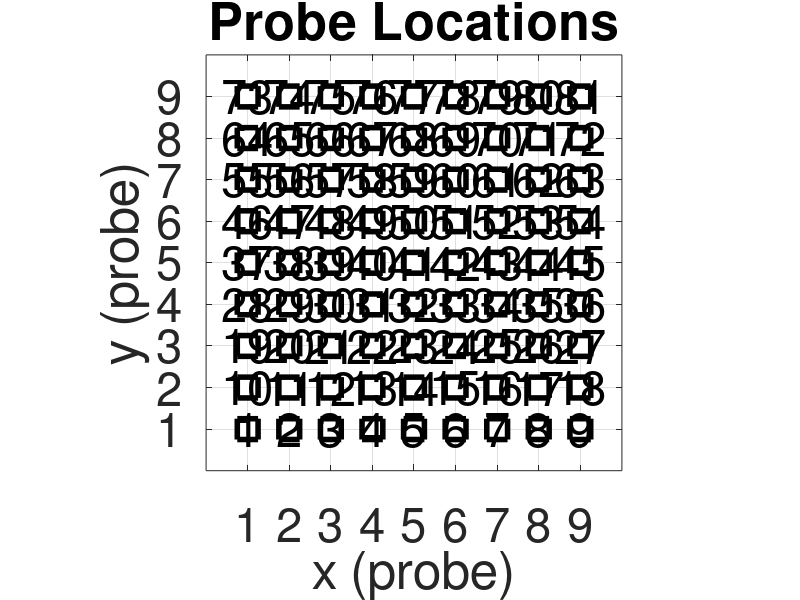

MATLAB code to generate this figure:
function plotGrid()
    W = 9;
    H = 9;
    w = 0.5;
    h = 0.5;
    
    lineWidth = 4;
    fontSize = 34;
    faceColor = [1, 1, 1];
    textColor = [0, 0, 0];
    
    G = reshape(1:81, W, H); % grid
    
    createFigure('Grid');
    
    for i = 1:W
        for j = 1:H
            % square
            rectangle(...
                'Position', [i -  w / 2, j - h / 2, w, h], ...
                'LineWidth', lineWidth, ...
                'FaceColor', faceColor);
            
            % text
            text(i, j, sprintf('%d', G(i, j)), ...
                'HorizontalAlignment', 'center', ...
                'FontSize', fontSize, ...
                'Color', textColor);
        end
    end
    
    title('Probe Locations');
    xlabel('x (probe)');
    ylabel('y (probe)');
    
    grid('on');
    box('on');
    axis('square');
    
    axis([0, W + 1, 0, H + 1]);
    xticks(1:W);
    yticks(1:W);
    
    set(gca, 'FontSize', fontSize);
end

function h = createFigure(name)
    % Create `full screen` figure
    %
    % Parameters
    % ----------
    % - name: string
    %   Name of figure
    %
    % Return
    % - h: matlab.ui.Figure
    %   Handle of created figure
    
    h = figure(...
        'Name', name, ...
        'Color', 'white', ...
        'NumberTitle', 'off', ...
        'Units', 'normalized', ...
        'OuterPosition', [0, 0, 1, 1] ...
    );
end
